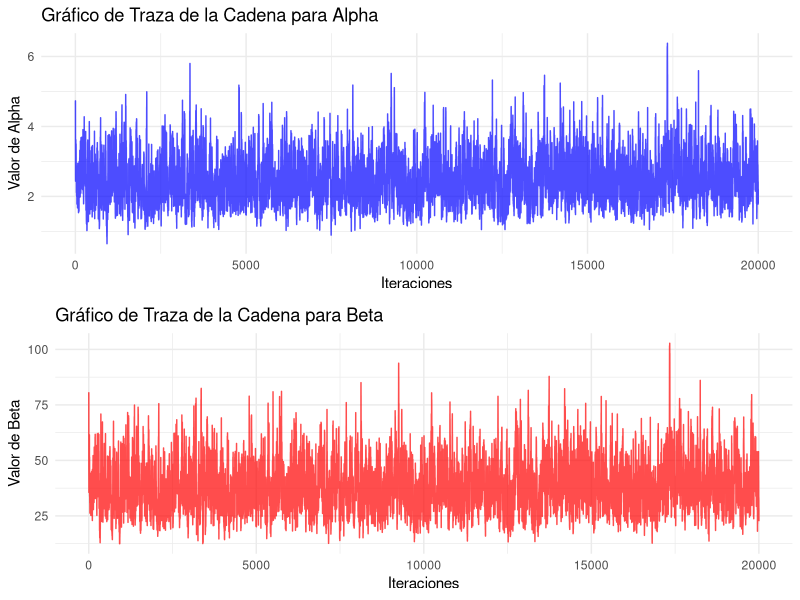
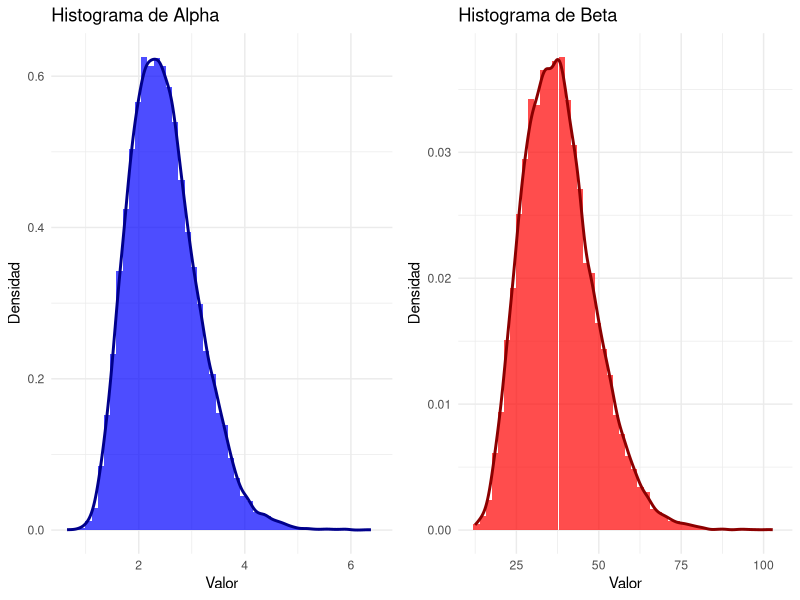
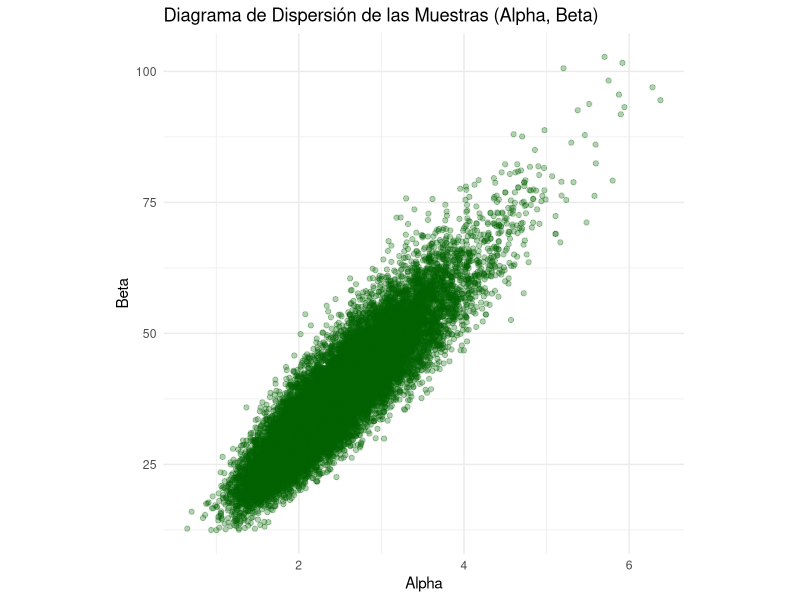
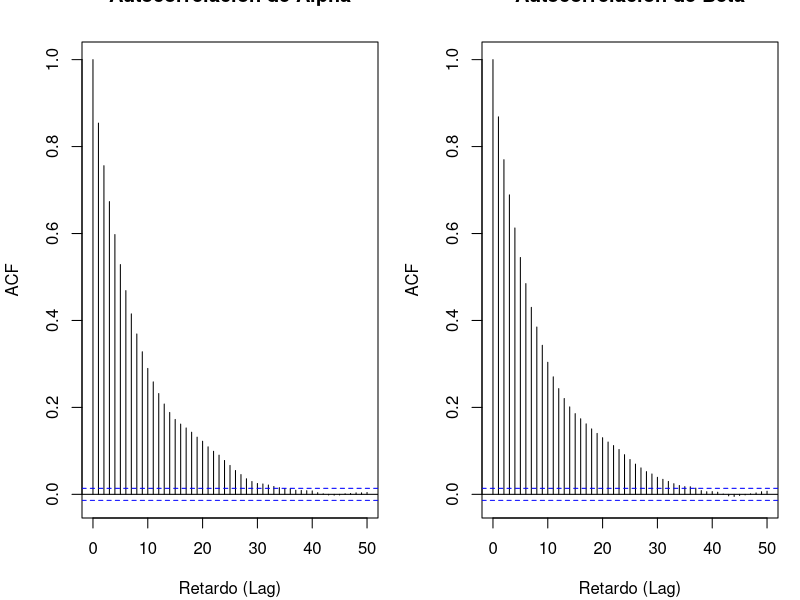
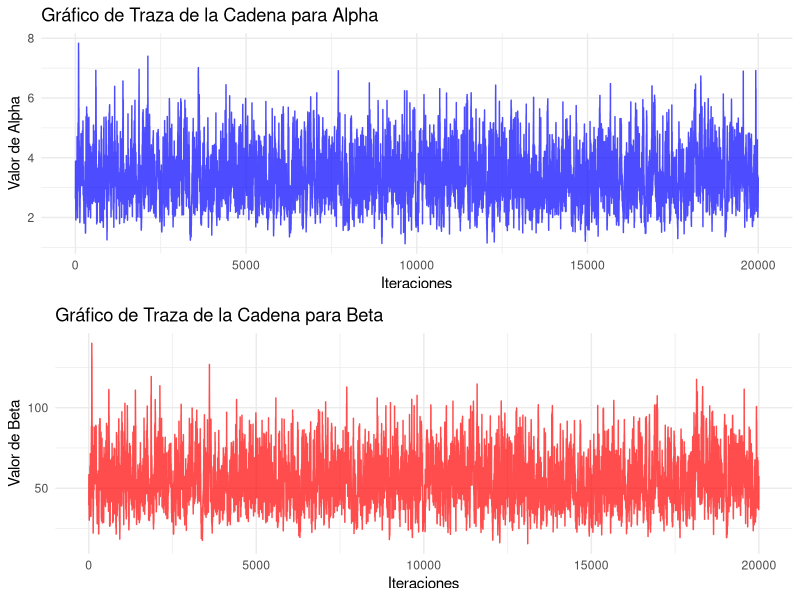
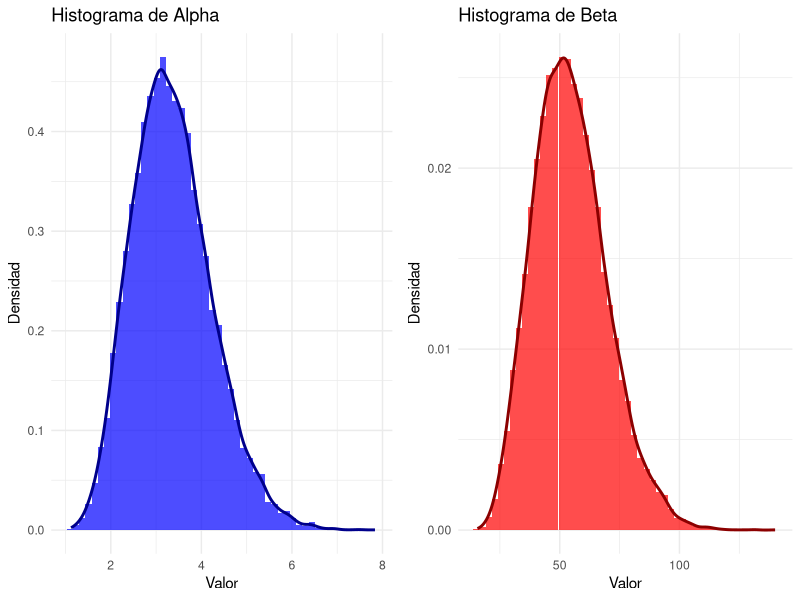
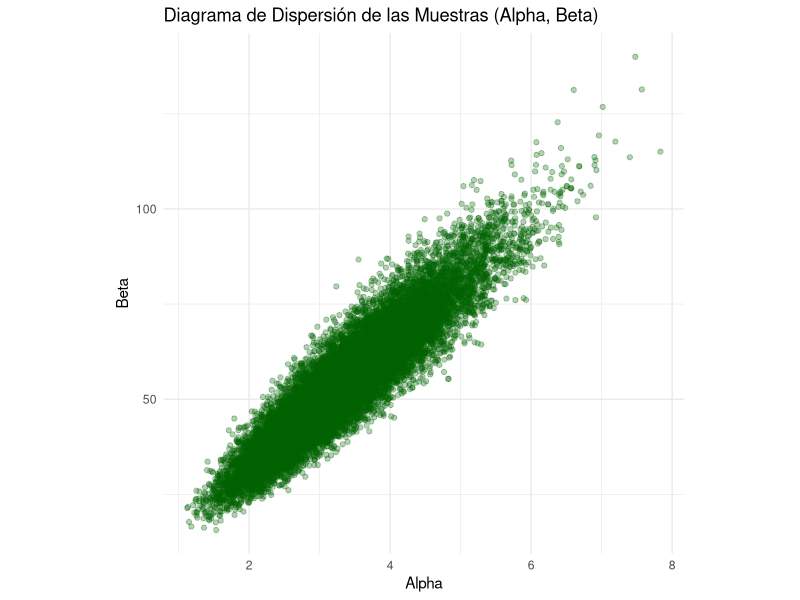
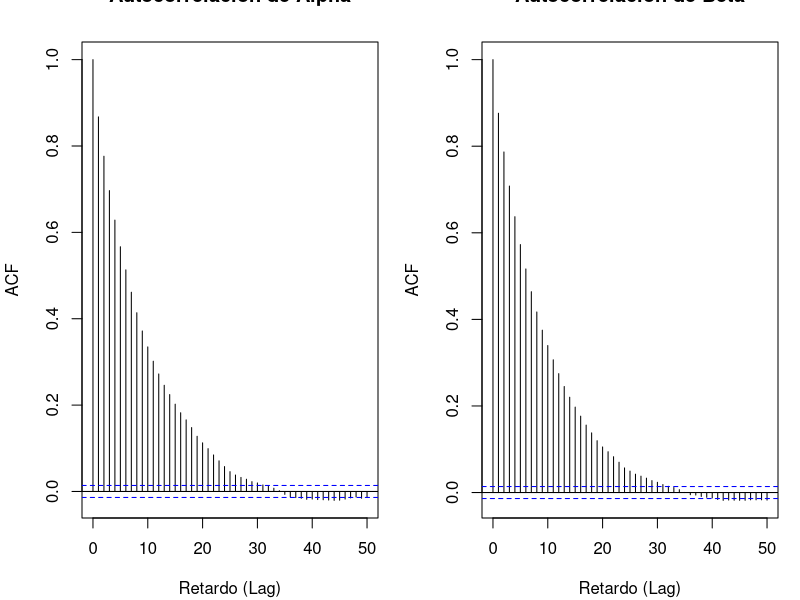

R code for these plots, in order:
# ==============================================================================
# --- 0. Configuración Inicial y Carga de Paquetes ---
# ==============================================================================

lista_de_paquetes <- c("readxl", "ggplot2", "readr", "tidyverse", "dplyr",
                       "stats", "boot", "coda", "matrixStats", "gridExtra", "pracma")

for (paquete in lista_de_paquetes) {
  if(!require(paquete, character.only = TRUE)){
    install.packages(paquete)
    require(paquete, character.only = TRUE)
  }
}

# La librería 'boot' y 'coda' ya están en la lista, pero las siguientes
# líneas aseguran que no haya errores si no se cargan explícitamente.
library(boot)
library(coda)

setwd("~/Thesis_job/Thesis_job")

# ==============================================================================
# --- 1. Definición de Datos y Cálculo de Parámetros Iniciales (Semilla) ---
# ==============================================================================

data <- read_excel("Acceptance Sampling MIL-STD 105E for Quality Control.xlsx")
xn <- data$Defect

# Evitar valores de 0 o 1, que causan problemas en el logaritmo.
epsilon <- .Machine$double.eps
xn[xn == 0] <- epsilon
xn[xn == 1] <- 1 - epsilon

# Calcula los parámetros iniciales (alpha0, beta0) usando el método de los momentos
mean_xn <- mean(xn)
var_xn <- var(xn)
denominator <- (mean_xn * (1 - mean_xn) / var_xn) - 1
if (is.infinite(denominator) || is.nan(denominator) || denominator <= 0) {
  warning("El cálculo de los parámetros iniciales para la distribución Beta es inestable. Ajustando a valores predeterminados.")
  alpha0 <- 1 # Valores predeterminados seguros
  beta0 <- 1
} else {
  alpha0 <- mean_xn * denominator
  beta0 <- (1 - mean_xn) * denominator
}

# Valida que los parámetros iniciales sean positivos.
if (alpha0 <= 0 || beta0 <= 0) {
  warning("Los valores iniciales calculados (alpha0 o beta0) son no positivos. Ajustando a un valor mínimo.")
  alpha0 <- max(alpha0, 0.001)
  beta0 <- max(beta0, 0.001)
}

# Define el punto inicial de la cadena MCMC (x0)
x0 <- c(alpha0, beta0)

# ==============================================================================
# --- 2. Definición de Funciones de Propuesta (Instrumental Distribution) ---
# ==============================================================================

# Utiliza un producto de dos distribuciones Log-Normal.
proposal_sampler <- function(y) {
  sigma1 <- 0.1 # Desviación estándar del logaritmo para Alpha
  sigma2 <- 0.1 # Desviación estándar del logaritmo para Beta
  
  mu1 <- if (y[1] > 0) log(y[1]) else log(0.0001)
  mu2 <- if (y[2] > 0) log(y[2]) else log(0.0001)
  
  # Genera una nueva propuesta de Alpha y Beta usando la distribución Log-Normal.
  alpha_proposed <- rlnorm(1, meanlog = mu1, sdlog = sigma1)
  beta_proposed <- rlnorm(1, meanlog = mu2, sdlog = sigma2)
  
  # Retorna la propuesta como un vector.
  return(c(alpha_proposed, beta_proposed))
}

# Versión corregida de la log-densidad de la función de propuesta.
proposal_log_pdf <- function(y, z) {
  sigma1 <- 0.1
  sigma2 <- 0.1
  
  # Calcula la media del logaritmo basada en el estado actual (z).
  mu1 <- if (z[1] > 0) log(z[1]) else log(0.0001)
  mu2 <- if (z[2] > 0) log(z[2]) else log(0.0001)
  
  # Suma de las log-densidades de las dos Log-Normal (log del producto).
  log_pdf_prop <- dlnorm(y[1], meanlog = mu1, sdlog = sigma1, log = TRUE) +
    dlnorm(y[2], meanlog = mu2, sdlog = sigma2, log = TRUE)
  
  return(log_pdf_prop)
}

# ==============================================================================
# --- 3. A prioris consideradas en el estudio ---
# ==============================================================================

# Log-densidad posterior con priors Gamma para Alpha y Beta.
post_prior_gammas <- function(x_data, current_params, prior_hyperparams) {
  alpha <- current_params[1]
  beta <- current_params[2]
  a <- prior_hyperparams[1] # shape para Alpha
  b <- prior_hyperparams[2] # rate para Alpha
  c <- prior_hyperparams[3] # shape para Beta
  d <- prior_hyperparams[4] # rate para Beta
  
  if (alpha <= 0 || beta <= 0) {
    return(-Inf)
  }
  
  n <- length(x_data)
  
  log_beta_ratio <- n * (lgamma(alpha + beta) - lgamma(alpha) - lgamma(beta))
  log_likelihood <- (alpha - 1) * sum(log(x_data)) + (beta - 1) * sum(log(1 - x_data))
  log_prior <- (a - 1) * log(alpha) + (c - 1) * log(beta) - b * alpha - d * beta
  log_post <- log_beta_ratio + log_likelihood + log_prior
  return(log_post)
}

# Versión corregida para la prior de Jeffreys.
post_prior_Jeffrey <- function(x_data, current_params, prior_hyperparams) {
  alpha <- current_params[1]
  beta <- current_params[2]
  
  if (alpha <= 0 || beta <= 0) {
    return(-Inf)
  }
  
  # Cálculo de la Prior de Jeffreys.
  psi_alpha <- psigamma(alpha, deriv = 1)
  psi_beta <- psigamma(beta, deriv = 1)
  psi_alpha_beta <- psigamma(alpha + beta, deriv = 1)
  
  # Se toma el logaritmo de la prior de Jeffreys.
  # Se usa pmax para evitar log(número negativo) si el cálculo de la prior resulta en un valor no positivo.
  prior_val <- psi_alpha * psi_beta - (psi_alpha + psi_beta) * psi_alpha_beta
  if (prior_val <= 0) {
    log_prior <- -Inf
  } else {
    log_prior <- 0.5 * log(prior_val)
  }
  
  n <- length(x_data)
  log_beta_ratio <- n * (lgamma(alpha + beta) - lgamma(alpha) - lgamma(beta))
  log_exp_term <- (alpha - 1) * sum(log(x_data)) + (beta - 1) * sum(log(1 - x_data))
  
  log_post <- log_beta_ratio + log_exp_term + log_prior
  return(log_post)
}

# La función post_new_prior se mantiene como estaba.
post_new_prior <- function(x_data, current_params, prior_hyperparams) {
  alpha <- current_params[1]
  beta <- current_params[2]
  
  if (alpha <= 0 || beta <= 0) {
    return(-Inf)
  }
  
  a <- prior_hyperparams[1]
  b <- prior_hyperparams[2]
  c <- prior_hyperparams[3]
  d <- prior_hyperparams[4]
  
  log_prior <- (a - 1) * log(alpha) + (b - 1) * log(beta) +
    (d - (a + b)) * log(alpha + beta) - (c + d) * log(alpha + beta + 1)
  
  n <- length(x_data)
  log_beta_ratio <- n * (lgamma(alpha + beta) - lgamma(alpha) - lgamma(beta))
  log_exp_term <- (alpha - 1) * sum(log(x_data)) + (beta - 1) * sum(log(1 - x_data))
  
  log_post <- log_beta_ratio + log_exp_term + log_prior
  return(log_post)
}

# ==============================================================================
# --- 4. Algoritmo Metropolis-Hastings Mejorado ---
# ==============================================================================

metropolis_hastings <- function(target_log_pdf, proposal_sampler, proposal_log_pdf,
                                x0, n_samples, burn_in = 1000, thinning = 1,
                                x_data, prior_hyperparams) {
  
  samples <- matrix(NA, nrow = n_samples, ncol = length(x0))
  x_current <- x0
  total_iterations <- burn_in + n_samples * thinning
  accepted_samples <- 0
  i <- 0
  
  message(paste0("Iniciando simulación MCMC con ", total_iterations, " iteraciones (", burn_in, " de burn-in, thinning de ", thinning, ")."))
  
  # Calcular la log-densidad inicial fuera del bucle para mayor eficiencia
  log_target_current <- target_log_pdf(x_data = x_data, current_params = x_current, prior_hyperparams = prior_hyperparams)
  
  while (i < total_iterations) {
    if (i > 0 && i %% (total_iterations / 10) == 0) {
      message(paste0("Progreso MCMC: ", round(i / total_iterations * 100), "% completado."))
    }
    
    x_proposed <- proposal_sampler(x_current)
    
    # Calcular las log-densidades
    log_target_proposed <- target_log_pdf(x_data = x_data, current_params = x_proposed, prior_hyperparams = prior_hyperparams)
    log_proposal_current_to_proposed <- proposal_log_pdf(y = x_proposed, z = x_current)
    log_proposal_proposed_to_current <- proposal_log_pdf(y = x_current, z = x_proposed)
    
    # Calcular la razón de aceptación en la escala logarítmica
    log_acceptance_ratio <- (log_target_proposed + log_proposal_proposed_to_current) -
      (log_target_current + log_proposal_current_to_proposed)
    
    # Aceptar o rechazar la propuesta
    if (is.nan(log_acceptance_ratio) || is.infinite(log_acceptance_ratio) || log(runif(1)) < log_acceptance_ratio) {
      x_current <- x_proposed
      log_target_current <- log_target_proposed
      accepted_samples <- accepted_samples + 1
    }
    
    if (i >= burn_in && (i - burn_in) %% thinning == 0) {
      sample_index <- (i - burn_in) / thinning + 1
      if (sample_index <= n_samples) {
        samples[sample_index, ] <- x_current
      }
    }
    i <- i + 1
  }
  
  acceptance_rate <- accepted_samples / total_iterations
  message(paste0("Simulación MCMC finalizada. Tasa de aceptación: ", round(acceptance_rate, 4)))
  return(list(samples = samples, acceptance_rate = acceptance_rate))
}

# ==============================================================================
# --- 5. Funciones de Diagnóstico y Métricas ---
# ==============================================================================

# Medida y diagnóstico de las cadenas MCMC
Measure_Diagnostic <- function(data1, data2, burnin=0, thin=1, digits=5, cred_level=0.95, batch_size=100) {
  batch_means_stderr_var_R <- function(chain, batch_size) {
    n <- length(chain)
    num_batches <- floor(n / batch_size)
    if (num_batches < 2) {
      warning("Se requieren al menos 2 bloques para estimar el error estándar de la varianza. Retornando NA.")
      return(NA)
    }
    batch_vars <- unlist(lapply(0:(num_batches-1), function(i) {
      block_start <- i * batch_size + 1
      block_end <- (i + 1) * batch_size
      var(chain[block_start:block_end])
    }))
    return(sd(batch_vars) / sqrt(num_batches))
  }
  
  Cred_Interval_R <- function(x, level=0.95) {
    lower <- quantile(x, (1 - level)/2, na.rm = TRUE)
    upper <- quantile(x, 1 - (1 - level)/2, na.rm = TRUE)
    return(c(lower, upper))
  }
  
  Cred_Interval_V_R <- function(x, level=0.95) {
    x_clean <- na.omit(x)
    if (length(x_clean) < 2) {
      warning("Datos insuficientes para el bootstrap de la varianza después de NA. Retornando NA.")
      return(c(NA, NA))
    }
    n_bootstrap <- 1000
    variance_stat <- function(data, indices) {
      var(data[indices])
    }
    boot_obj <- tryCatch({
      boot(data = x_clean, statistic = variance_stat, R = n_bootstrap)
    }, error = function(e) {
      warning(paste("Error en bootstrap para varianza:", e$message))
      return(NULL)
    })
    if (is.null(boot_obj)) return(c(NA, NA))
    ci_results <- tryCatch({
      boot.ci(boot_obj, type = "perc", conf = level)$percent[4:5]
    }, error = function(e) {
      warning(paste("Error al calcular CI de bootstrap para varianza:", e$message))
      return(c(NA, NA))
    })
    return(round(ci_results, digits))
  }
  
  batch_means_stderr_cov_R <- function(chain, batch_size=100) {
    n <- nrow(chain)
    num_batches <- floor(n / batch_size)
    if (num_batches < 2) {
      warning("Se requieren al menos 2 bloques para estimar el error estándar de la covarianza. Retornando NA.")
      return(NA)
    }
    chain_clean <- na.omit(chain)
    if (nrow(chain_clean) < 2) {
      warning("Datos insuficientes para la covarianza de bloques después de NA. Retornando NA.")
      return(NA)
    }
    batch_covs <- unlist(lapply(0:(num_batches-1), function(i) {
      block_start <- i * batch_size + 1
      block_end <- (i + 1) * batch_size
      current_block <- na.omit(chain[block_start:block_end, ])
      if (nrow(current_block) < 2) return(NA)
      cov(current_block[, 1], current_block[, 2])
    }))
    batch_covs <- na.omit(batch_covs)
    if (length(batch_covs) < 2) {
      warning("Datos de covarianza de bloques insuficientes para sd. Retornando NA.")
      return(NA)
    }
    return(sd(batch_covs) / sqrt(length(batch_covs)))
  }
  
  Cred_Interval_Cov_R <- function(x, level=0.95) {
    x_clean <- na.omit(x)
    if (nrow(x_clean) < 2) {
      warning("Datos insuficientes para el bootstrap de la covarianza después de NA. Retornando NA.")
      return(c(NA, NA))
    }
    n_bootstrap <- 1000
    covariance_stat <- function(data, indices) {
      cov_matrix <- cov(data[indices, ])
      return(cov_matrix[1, 2])
    }
    boot_obj <- tryCatch({
      boot(data = x_clean, statistic = covariance_stat, R = n_bootstrap, sim = "ordinary")
    }, error = function(e) {
      warning(paste("Error en bootstrap para covarianza:", e$message))
      return(NULL)
    })
    if (is.null(boot_obj)) return(c(NA, NA))
    ci_results <- tryCatch({
      boot.ci(boot_obj, type = "perc", conf = level)$percent[4:5]
    }, error = function(e) {
      warning(paste("Error al calcular CI de bootstrap para covarianza:", e$message))
      return(c(NA, NA))
    })
    return(round(ci_results, digits))
  }
  
  if (!is.matrix(data1) && !is.data.frame(data1)) data1 <- as.matrix(data1)
  if (!is.matrix(data2) && !is.data.frame(data2)) data2 <- as.matrix(data2)
  
  combined_raw_data <- cbind(data1, data2)
  start_index <- burnin + 1
  if (start_index > nrow(combined_raw_data)) {
    warning("El burn-in es mayor que el número total de muestras. No hay datos para el análisis.")
    return(list("Numerical" = data.frame(Measure = character(), Value = numeric())))
  }
  seq_indices <- seq(from = start_index, to = nrow(combined_raw_data), by = thin)
  if (length(seq_indices) == 0) {
    warning("Después de burn-in y thinning, no quedan muestras. No hay datos para el análisis.")
    return(list("Numerical" = data.frame(Measure = character(), Value = numeric())))
  }
  
  new_data1 <- combined_raw_data[seq_indices, 1]
  new_data2 <- combined_raw_data[seq_indices, 2]
  new_data1_clean <- na.omit(new_data1)
  new_data2_clean <- na.omit(new_data2)
  combined_data_clean <- na.omit(cbind(new_data1, new_data2))
  
  if (length(new_data1_clean) < 2 || length(new_data2_clean) < 2) {
    warning("Datos insuficientes para calcular estadísticas después de eliminar NAs. Retornando NA para algunas métricas.")
    mean_x1 <- var_x1 <- ess_x1 <- stderr_mean_x1 <- stderr_var_x1 <- NA
    CIM1 <- c(NA, NA)
    CIV1 <- c(NA, NA)
    mean_x2 <- var_x2 <- ess_x2 <- stderr_mean_x2 <- stderr_var_x2 <- NA
    CIM2 <- c(NA, NA)
    CIV2 <- c(NA, NA)
    cov_val <- stderr_cov <- CIcov <- c(NA, NA)
    len_data <- length(new_data1)
  } else {
    mcmc_data1 <- as.mcmc(new_data1_clean)
    mcmc_data2 <- as.mcmc(new_data2_clean)
    
    mean_x1 <- mean(new_data1_clean)
    var_x1 <- var(new_data1_clean)
    ess_x1 <- effectiveSize(mcmc_data1)
    stderr_mean_x1 <- sd(new_data1_clean) / sqrt(ess_x1)
    stderr_var_x1 <- batch_means_stderr_var_R(new_data1_clean, batch_size)
    CIM1 <- Cred_Interval_R(new_data1_clean, cred_level)
    CIV1 <- Cred_Interval_V_R(new_data1_clean, cred_level)
    
    mean_x2 <- mean(new_data2_clean)
    var_x2 <- var(new_data2_clean)
    ess_x2 <- effectiveSize(mcmc_data2)
    stderr_mean_x2 <- sd(new_data2_clean) / sqrt(ess_x2)
    stderr_var_x2 <- batch_means_stderr_var_R(new_data2_clean, batch_size)
    CIM2 <- Cred_Interval_R(new_data2_clean, cred_level)
    CIV2 <- Cred_Interval_V_R(new_data2_clean, cred_level)
    
    cov_val <- cov(combined_data_clean[, 1], combined_data_clean[, 2])
    stderr_cov <- batch_means_stderr_cov_R(combined_data_clean, batch_size)
    CIcov <- Cred_Interval_Cov_R(combined_data_clean, cred_level)
    len_data <- length(new_data1)
  }
  
  new_names <- c("Mean_X1", "Var_X1", "ESS_X1", "STDERR_Mean_X1", "STDERR_Var_X1",
                 "CI_Mean1_Lower", "CI_Mean1_Upper", "CI_Var1_Lower", "CI_Var1_Upper",
                 "Mean_X2", "Var_X2", "ESS_X2", "STDERR_Mean_X2", "STDERR_Var_X2",
                 "CI_Mean2_Lower", "CI_Mean2_Upper", "CI_Var2_Lower", "CI_Var2_Upper",
                 "Cov", "STDERR_Cov", "CI_Cov_Lower", "CI_Cov_Upper", "Length")
  
  results_vector <- c(
    mean_x1, var_x1, ess_x1, stderr_mean_x1, stderr_var_x1, CIM1[1], CIM1[2], CIV1[1], CIV1[2],
    mean_x2, var_x2, ess_x2, stderr_mean_x2, stderr_var_x2, CIM2[1], CIM2[2], CIV2[1], CIV2[2],
    cov_val, stderr_cov, CIcov[1], CIcov[2], len_data
  )
  
  Numerical_results_vertical <- data.frame(
    Measure = new_names,
    Value = round(results_vector, digits)
  )
  
  return(list("Numerical" = Numerical_results_vertical))
}

# ==============================================================================
# --- 6. Monitoreo de Convergencia (Visualizaciones) ---
# ==============================================================================

# Genera gráficos para diagnosticar la convergencia de la cadena.
monitor_convergence <- function(x, y) {
  df_plot <- data.frame(Iteration = seq_along(x), Alpha = x, Beta = y) %>%
    na.omit()
  if (nrow(df_plot) == 0) {
    message("ADVERTENCIA: No hay datos válidos para generar gráficos de convergencia después de eliminar NAs.")
    return(invisible(NULL))
  }
  
  plot_trace_alpha <- ggplot(df_plot, aes(x = Iteration, y = Alpha)) +
    geom_line(color = "blue", alpha = 0.7) +
    labs(title = "Gráfico de Traza de la Cadena para Alpha", x = "Iteraciones", y = "Valor de Alpha") +
    theme_minimal()
  plot_trace_beta <- ggplot(df_plot, aes(x = Iteration, y = Beta)) +
    geom_line(color = "red", alpha = 0.7) +
    labs(title = "Gráfico de Traza de la Cadena para Beta", x = "Iteraciones", y = "Valor de Beta") +
    theme_minimal()
  gridExtra::grid.arrange(plot_trace_alpha, plot_trace_beta, ncol = 1)
  
  plot_hist_alpha <- ggplot(df_plot, aes(x = Alpha)) +
    geom_histogram(aes(y = after_stat(density)), bins = 50, fill = "blue", alpha = 0.7) +
    geom_density(color = "darkblue", linewidth = 1) +
    labs(title = "Histograma de Alpha", x = "Valor", y = "Densidad") +
    theme_minimal()
  plot_hist_beta <- ggplot(df_plot, aes(x = Beta)) +
    geom_histogram(aes(y = after_stat(density)), bins = 50, fill = "red", alpha = 0.7) +
    geom_density(color = "darkred", linewidth = 1) +
    labs(title = "Histograma de Beta", x = "Valor", y = "Densidad") +
    theme_minimal()
  gridExtra::grid.arrange(plot_hist_alpha, plot_hist_beta, ncol = 2)
  
  plot_scatter <- ggplot(df_plot, aes(x = Alpha, y = Beta)) +
    geom_point(alpha = 0.3, color = "darkgreen") +
    labs(title = "Diagrama de Dispersión de las Muestras (Alpha, Beta)", x = "Alpha", y = "Beta") +
    theme_minimal() + theme(aspect.ratio = 1)
  print(plot_scatter)
  
  old_par <- par(mfrow = c(1, 2), mar = c(4, 4, 2, 1) + 0.1)
  acf(df_plot$Alpha, lag.max = 50, main = "Autocorrelación de Alpha", xlab = "Retardo (Lag)", ylab = "ACF", na.action = na.pass)
  acf(df_plot$Beta, lag.max = 50, main = "Autocorrelación de Beta", xlab = "Retardo (Lag)", ylab = "ACF", na.action = na.pass)
  par(old_par)
}

# ==============================================================================
# --- 7. Ejecución de la Simulación MCMC y Análisis con Prior Gamma ---
# ==============================================================================

message("\n--- Ejecutando MCMC con Priors Gamma ---")
prior_hyperparams_gammas <- c(a_shape = 0.1, b_rate = 0.1, c_shape = 0.1, d_rate = 0.1)
n_samples_mcmc <- 20000
burn_in_mcmc <- 5000
thinning_mcmc <- 5

results_mcmc_gammas <- metropolis_hastings(
  target_log_pdf = post_prior_gammas,
  proposal_sampler = proposal_sampler,
  proposal_log_pdf = proposal_log_pdf,
  x0 = x0,
  n_samples = n_samples_mcmc,
  burn_in = burn_in_mcmc,
  thinning = thinning_mcmc,
  x_data = xn,
  prior_hyperparams = prior_hyperparams_gammas
)

samples_gammas <- results_mcmc_gammas$samples
acceptance_rate_gammas <- results_mcmc_gammas$acceptance_rate

if (!is.null(samples_gammas) && nrow(samples_gammas) > 0) {
  alpha_samples_gammas <- samples_gammas[, 1]
  beta_samples_gammas <- samples_gammas[, 2]
  message(paste("Tasa de Aceptación (Gammas):", round(acceptance_rate_gammas, 6)))
  message(paste0("Media (alpha, beta) (Gammas): (", round(colMeans(samples_gammas, na.rm = TRUE)[1], 6), ", ", round(colMeans(samples_gammas, na.rm = TRUE)[2], 6), ")"))
  message(paste0("Varianza (alpha, beta) (Gammas): (", round(apply(samples_gammas, 2, var, na.rm = TRUE)[1], 6), ", ", round(apply(samples_gammas, 2, var, na.rm = TRUE)[2], 6), ")"))
  message("\nMostrando gráficos de convergencia para Priors Gamma...")
  monitor_convergence(alpha_samples_gammas, beta_samples_gammas)
} else {
  message("ADVERTENCIA: No hay muestras válidas para el análisis (Gammas).")
}

# ==============================================================================
# --- 8. Ejecución de la Simulación MCMC y Análisis con Prior de Jeffreys ---
# ==============================================================================

message("\n--- Ejecutando MCMC con Prior de Jeffreys ---")

results_mcmc_jeffreys <- metropolis_hastings(
  target_log_pdf = post_prior_Jeffrey,
  proposal_sampler = proposal_sampler,
  proposal_log_pdf = proposal_log_pdf,
  x0 = x0,
  n_samples = n_samples_mcmc,
  burn_in = burn_in_mcmc,
  thinning = thinning_mcmc,
  x_data = xn,
  prior_hyperparams = NULL
)

samples_jeffreys <- results_mcmc_jeffreys$samples
acceptance_rate_jeffreys <- results_mcmc_jeffreys$acceptance_rate

if (!is.null(samples_jeffreys) && nrow(samples_jeffreys) > 0) {
  alpha_samples_jeffreys <- samples_jeffreys[, 1]
  beta_samples_jeffreys <- samples_jeffreys[, 2]
  message(paste("Tasa de Aceptación (Jeffreys):", round(acceptance_rate_jeffreys, 6)))
  message(paste0("Media (alpha, beta) (Jeffreys): (", round(colMeans(samples_jeffreys, na.rm = TRUE)[1], 6), ", ", round(colMeans(samples_jeffreys, na.rm = TRUE)[2], 6), ")"))
  message(paste0("Varianza (alpha, beta) (Jeffreys): (", round(apply(samples_jeffreys, 2, var, na.rm = TRUE)[1], 6), ", ", round(apply(samples_jeffreys, 2, var, na.rm = TRUE)[2], 6), ")"))
  message("\nMostrando gráficos de convergencia para Prior de Jeffreys...")
  monitor_convergence(alpha_samples_jeffreys, beta_samples_jeffreys)
} else {
  message("ADVERTENCIA: No hay muestras válidas para el análisis (Jeffreys).")
}

# ==============================================================================
# --- 8b. Ejecución de la Simulación MCMC y Análisis con New Prior (Llerzy & Tovar) ---
# ==============================================================================

message("\n--- Ejecutando MCMC con New Prior (Llerzy & Tovar) ---")

prior_hyperparams_new <- c(a = 1, b = 1, c = 1, d = 1)

results_mcmc_new <- metropolis_hastings(
  target_log_pdf = post_new_prior,
  proposal_sampler = proposal_sampler,
  proposal_log_pdf = proposal_log_pdf,
  x0 = x0,
  n_samples = n_samples_mcmc,
  burn_in = burn_in_mcmc,
  thinning = thinning_mcmc,
  x_data = xn,
  prior_hyperparams = prior_hyperparams_new
)

samples_new <- results_mcmc_new$samples
acceptance_rate_new <- results_mcmc_new$acceptance_rate

if (!is.null(samples_new) && nrow(samples_new) > 0) {
  alpha_samples_new <- samples_new[, 1]
  beta_samples_new <- samples_new[, 2]
  
  message(paste("Tasa de Aceptación (New Prior):", round(acceptance_rate_new, 6)))
  message(paste0("Media (alpha, beta) (New Prior): (", 
                 round(colMeans(samples_new, na.rm = TRUE)[1], 6), ", ", 
                 round(colMeans(samples_new, na.rm = TRUE)[2], 6), ")"))
  message(paste0("Varianza (alpha, beta) (New Prior): (", 
                 round(apply(samples_new, 2, var, na.rm = TRUE)[1], 6), ", ", 
                 round(apply(samples_new, 2, var, na.rm = TRUE)[2], 6), ")"))
  
  message("\nMostrando gráficos de convergencia para New Prior...")
  monitor_convergence(alpha_samples_new, beta_samples_new)
  
  results_new <- Measure_Diagnostic(
    data1 = alpha_samples_new,
    data2 = beta_samples_new,
    burnin = 0, thin = 1, digits = 5, cred_level = 0.95, batch_size = 100
  )
  message("\nResultados de Diagnóstico (New Prior):")
  print(results_new$Numerical)
} else {
  message("ADVERTENCIA: No hay muestras válidas para el análisis (New Prior).")
}

# ==============================================================================
# --- 9. Consolidación y Comparación de Resultados ---
# ==============================================================================

message("\n--- Consolidando Resultados para Comparación ---")

# Define las variables de resultados como NULL por defecto
results_gammas_df <- NULL
results_jeffreys_df <- NULL
results_new_df <- NULL

# Asigna los resultados solo si la variable existe y no es NULL
if (exists("results_gammas") && !is.null(results_gammas)) {
  results_gammas_df <- Measure_Diagnostic(
    data1 = samples_gammas[, 1],
    data2 = samples_gammas[, 2],
    burnin = 0, thin = 1, digits = 5, cred_level = 0.95, batch_size = 100
  )$Numerical
}

if (exists("results_mcmc_jeffreys") && !is.null(results_mcmc_jeffreys)) {
  results_jeffreys_df <- Measure_Diagnostic(
    data1 = samples_jeffreys[, 1],
    data2 = samples_jeffreys[, 2],
    burnin = 0, thin = 1, digits = 5, cred_level = 0.95, batch_size = 100
  )$Numerical
}

if (exists("results_mcmc_new") && !is.null(results_mcmc_new)) {
  results_new_df <- Measure_Diagnostic(
    data1 = samples_new[, 1],
    data2 = samples_new[, 2],
    burnin = 0, thin = 1, digits = 5, cred_level = 0.95, batch_size = 100
  )$Numerical
}

# Realiza la unión de los dataframes solo si todos existen
if (!is.null(results_gammas_df) && !is.null(results_jeffreys_df) && !is.null(results_new_df)) {
  combined_results <- results_gammas_df %>%
    dplyr::rename(Gammas = Value) %>%
    dplyr::mutate(Jeffreys = results_jeffreys_df$Value,
                  New = results_new_df$Value)
  
  message("\nTabla Comparativa de Resultados Diagnósticos:")
  print(combined_results)
} else {
  message("ADVERTENCIA: No se pueden comparar los resultados porque una o más simulaciones no produjeron muestras válidas.")
}

# ==============================================================================
# --- 10. Simulación de la Distribución Predictiva Posterior ---
# ==============================================================================
message("\n--- Realizando simulación de la Distribución Predictiva Posterior ---")

posterior_alpha_samples <- samples_jeffreys[, 1]
posterior_beta_samples <- samples_jeffreys[, 2]

posterior_alpha_samples <- na.omit(posterior_alpha_samples)
posterior_beta_samples <- na.omit(posterior_beta_samples)

if (length(posterior_alpha_samples) == 0 || length(posterior_beta_samples) == 0) {
  message("ADVERTENCIA: No hay muestras válidas de Alpha o Beta para la simulación predictiva posterior. Saltando la simulación.")
} else {
  n_simulations <- min(length(posterior_alpha_samples), length(posterior_beta_samples))
  
  if (length(posterior_alpha_samples) != length(posterior_beta_samples)) {
    message(paste0("ADVERTENCIA: Las longitudes de las muestras de Alpha y Beta difieren. Usando el mínimo (", n_simulations, ") para la simulación."))
    posterior_alpha_samples <- posterior_alpha_samples[1:n_simulations]
    posterior_beta_samples <- posterior_beta_samples[1:n_simulations]
  }
  
  simulated_proportions <- rbeta(n_simulations,
                                 shape1 = posterior_alpha_samples,
                                 shape2 = posterior_beta_samples)
  
  plot_simulated_proportions <- ggplot(data.frame(Proportion = simulated_proportions), aes(x = Proportion)) +
    geom_histogram(aes(y = after_stat(density)), bins = 50, fill = "purple", alpha = 0.7) +
    geom_density(color = "darkmagenta", linewidth = 1) +
    labs(title = "Distribución Predictiva Posterior de Proporciones Defectuosas",
         x = "Proporción Defectuosa Simulada", y = "Densidad") +
    theme_minimal() +
    xlim(0, 1)
  print(plot_simulated_proportions)
  message("Gráfico de la distribución predictiva posterior generado.")
  
  sample_size_new <- 100
  simulated_defects_in_sample <- rbinom(n_simulations, size = sample_size_new, prob = simulated_proportions)
}